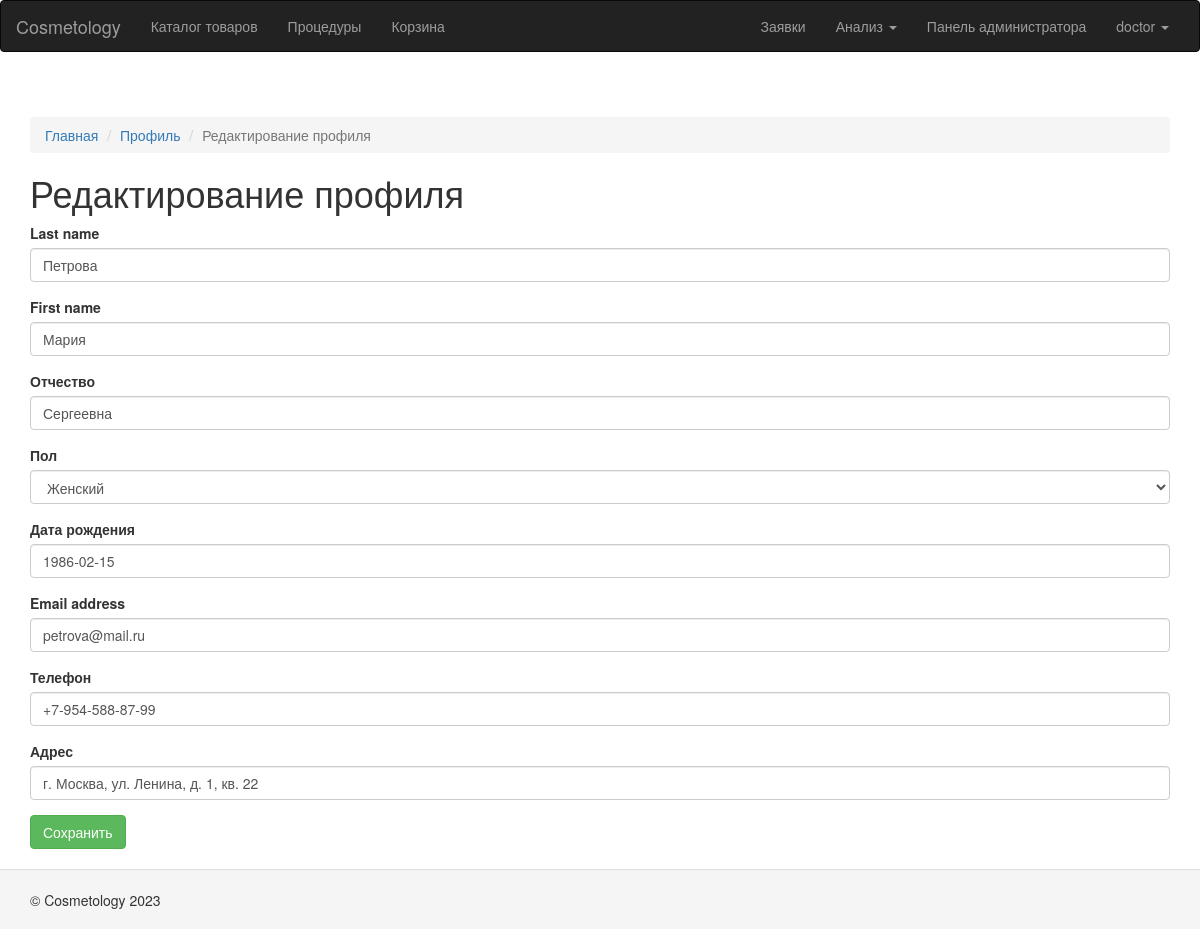
The app's page /user_profile/update/ (signed in) with its own data.
### website/models.py (models this page shows, shortened)
class User(AbstractUser):
    db_table = 'auth_user'
    middle_name = models.CharField("Отчество", "middle_name", max_length=50, null=True, blank=True)
    """Отчество"""
    gender = models.ForeignKey('Gender', on_delete=models.SET_NULL, verbose_name="Пол",
                                  null=True, blank=True)
    """Тип пользователя"""
    birthday = models.DateField("Дата рождения", "birthday", null=True, blank=True)
    """Дата рождения"""
    description = models.TextField("Примечание", "description", null=True, blank=True)
    """Примечание"""
    phone = models.CharField("Телефон", "phone", max_length=255, null=True, blank=True)
    """Номер телефона заявителя"""
    address = models.CharField("Адрес", "address", max_length=255, null=True, blank=True)
    """Адрес"""
    user_type = models.ForeignKey('UserType', on_delete=models.SET_NULL, verbose_name="Тип пользователя",
                                  null=True, blank=True)
    """Тип пользователя"""
    report_date_1 = models.DateField("Начало периода", "report_date_1", null=True, blank=True)
    """Начало периода"""
    report_date_2 = models.DateField("Окончание периода", "report_date_2", null=True, blank=True)
    """"Окончание периода"""
    def groups_str(self):
        result = None
        for item in self.groups.all():
            if result is not None:
                result += ", "
            else:
                result = ""
            result += item.name
        return result
    groups_str.short_description = "Группы"
    groups_str.allow_tags = True
    def in_group_by_id (self, group_id):
        return self.groups.filter(id=group_id).exists()
    def is_client (self):
        return self.in_group_by_id(4)
    class Meta:
        verbose_name = "Пользователь"
        verbose_name_plural = "Пользователи"

### website/views.py (the view)
# urls.py: path('user_profile/update/', UserProfileUpdateView.as_view(), name='user-profile-update'),
class UserProfileUpdateView(FormView, LoginRequiredMixin):
    title = 'Редактирование профиля'
    template_name = 'user_profile/update.html'
    form_class = UserProfileForm
    success_url = '/user_profile/'
    def get_form(self, form_class=None):
        return UserProfileForm(instance=self.request.user, **self.get_form_kwargs())

### website/forms.py
class UserProfileForm(django.forms.ModelForm):
    class Meta:
        model = User
        fields = ['last_name', 'first_name', 'middle_name', 'gender', 'birthday', 'email', 'phone', 'address']

### project/current_user.py (called while the page is built)
    def __call__(self, request):
        _user.value = request.user
        return self.get_response(request)

### website/models.py (called while the page is built)
    def __str__(self):
        return self.title

### templates/user_profile/update.html (shortened to what this page needs)
{% extends 'base.html' %}
{% load static %}
{% load crispy_forms_tags %}
{% block breadcrumbs %}
    <ol class="breadcrumb">
        <li><a href="{% url "home" %}">Главная</a></li>
        <li><a href="{% url "user-profile-detail" %}">Профиль</a></li>
        <li class="active">{{ view.title }}</li>
    </ol>
{% endblock breadcrumbs %}
{% block content %}
    <h1>{{ view.title }}</h1>
    <form method="post" enctype="multipart/form-data">
        {{ form|crispy }}
        <button type="submit" class="btn btn-success">Сохранить</button>
    </form>
{% endblock content %}

### templates/base.html (shortened to what this page needs)
<!DOCTYPE html>
{% load static %}
<html>
<head>
    {% load bootstrap3 %}
    {% bootstrap_css %}
    <link href="{% static "css/site.css" %}" rel="stylesheet"/>
</head>
<body>
<div class="wrap">
    <nav id="w2" class="navbar navbar-inverse">
        <div class="container-fluid">
            <div class="navbar-header">
                <a class="navbar-brand" href="{% url "home" %}">Cosmetology</a>
            </div>
            <div id="w2-collapse" class="collapse navbar-collapse">
                <ul id="w3" class="navbar-nav nav">
                    <li><a href="{% url "catalog-list" %}" tabindex="-1">Каталог товаров</a></li>
                    <li><a href="{% url "procedure-list" %}" tabindex="-1">Процедуры</a></li>
                    <li><a href="{% url "basket-list" %}" tabindex="-1">Корзина</a></li>
                </ul>
                <ul id="w3" class="navbar-nav nav navbar-right">
                    {% if request.user.is_authenticated %}
                        <li><a href="{% url "request-list" %}" tabindex="-1">Заявки</a></li>
                        {% if not request.user.is_client %}
                            <li class="dropdown"><a class="dropdown-toggle" href="#" data-toggle="dropdown">Анализ
                                <span class="caret"></span></a>
                            </li>
                            <li><a href="/admin">Панель администратора</a></li>
                        {% endif %}
                        <li class="dropdown"><a class="dropdown-toggle" href="#"
                                                data-toggle="dropdown">{{ request.user.username }}
                            <span class="caret"></span></a>
                        </li>
                    {% else %}
                        <li><a href="{% url "login" %}">Вход</a></li>
                    {% endif %}
                </ul>
            </div>
        </div>
    </nav>
    <br>
    <div class="container">
        {% block breadcrumbs %}
        {% endblock breadcrumbs %}
        {% block content %}
        {% endblock content %}
    </div>
</div>
<footer class="footer">
    <div class="container">
        <p class="pull-left">© Cosmetology 2023</p>
    </div>
</footer>
</body>
</html>

### static/css/site.css (style rules this page uses)
html, body { height: 100%; }
p { text-align:justify; }
.wrap { min-height:100%; height: auto; margin: 0 auto -60px; padding: 0 0 60px; }
.wrap > .container { padding: 25px 15px 20px; }
.footer { height: 60px; background-color: #f5f5f5; border-top: 1px solid #ddd; padding-top: 20px; }

### records on screen
User: user.username "doctor", last_name "Петрова", first_name "Мария", middle_name "Сергеевна", gender "Женский", birthday "1986-02-15", email "petrova@mail.ru", phone "+7-954-588-87-99", address "г. Москва, ул. Ленина, д. 1, кв. 22"

### other values on screen
{{ view.title }} "Редактирование профиля"
